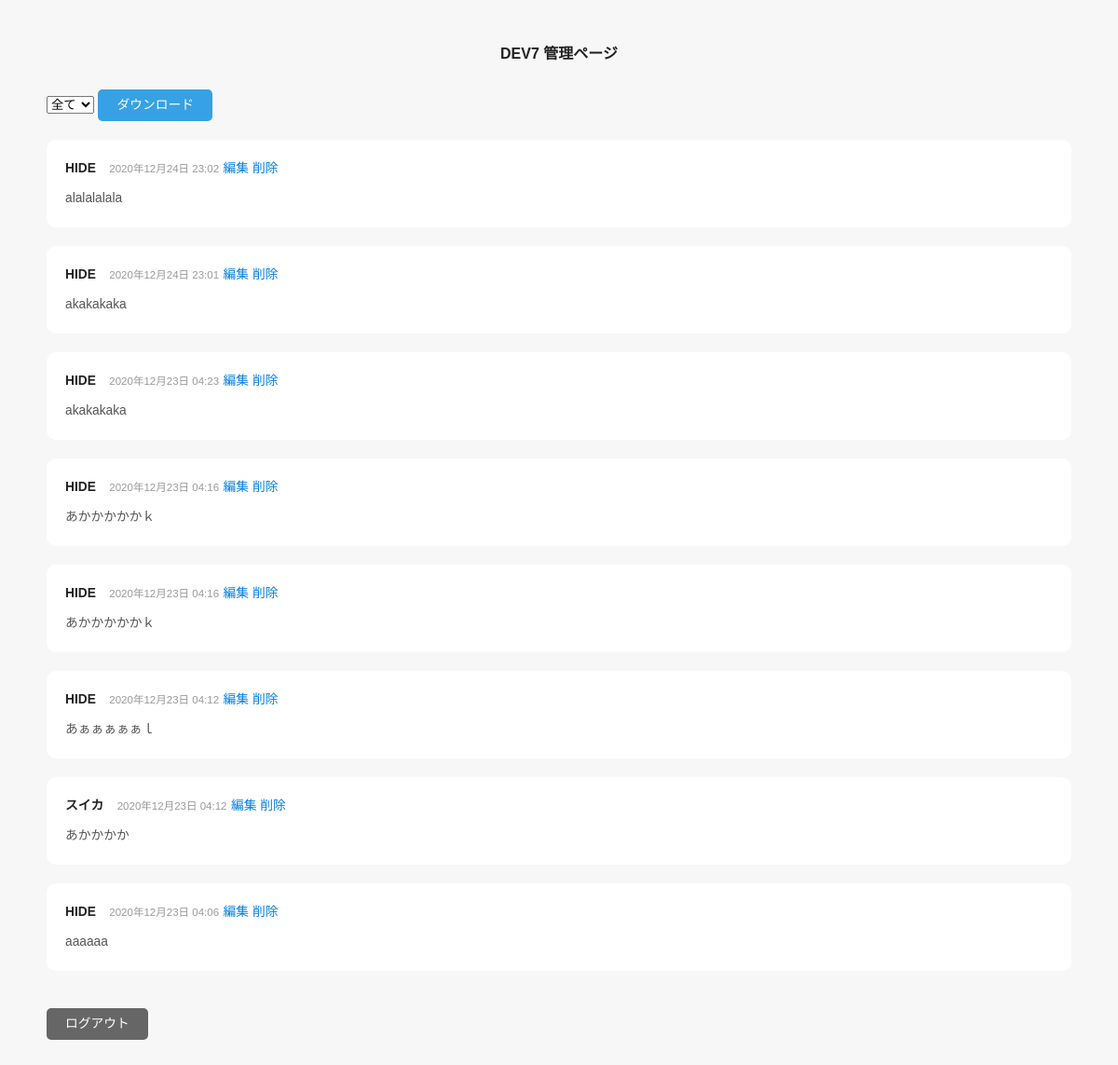
/admin.php (signed in), run on the app's committed database.
### tables this page shows
CREATE TABLE `message` (
  `id` int(11) NOT NULL,
  `name` varchar(100) NOT NULL,
  `message` text NOT NULL,
  `post_date` datetime NOT NULL
);

### admin.php (the view, shortened to what this page needs)
<?php
$message_array = array();
$error_message = array();
$mysqli = new mysqli(DB_HOST, DB_USER, DB_PASS, DB_NAME);
if ($mysqli->connect_errno) {
  $error_message[] = 'データの読み込みに失敗しました。 エラー番号 ' . $mysqli->connect_errno . ' : ' . $mysqli->connect_error;
} else {
  $sql = "SELECT id,name,message,post_date FROM message ORDER BY post_date DESC";
  $res = $mysqli->query($sql);
  if ($res) {
    $message_array = $res->fetch_all(MYSQLI_ASSOC);
  }
}
?>
<!DOCTYPE html>
<html lang="ja">
<head>
  <link rel="stylesheet" href="style.css">
</head>
<body>
  <h1>DEV7 管理ページ</h1>
  <section>
    <?php if (!empty($_SESSION['admin_login']) && $_SESSION['admin_login'] === true) : ?>
      <form method="get" action="./download.php">
        <select name="limit">
          <option value="">全て</option>
        </select>
        <input type="submit" name="btn_download" value="ダウンロード">
      </form>
      <?php if (!empty($message_array)) { ?>
        <?php foreach ($message_array as $value) { ?>
          <article>
            <div class="info">
              <h2><?php echo $value['name']; ?></h2>
              <time><?php echo date('Y年m月d日 H:i', strtotime($value['post_date'])); ?></time>
              <p><a href="edit.php?message_id=<?php echo $value['id']; ?>">編集</a> <a href="delete.php?message_id=<?php echo $value['id']; ?>">削除</a></p>
            </div>
            <p><?php echo nl2br($value['message']); ?></p>
          </article>
        <?php } ?>
      <?php } ?>
      <form method="get" action="">
        <input type="submit" name="btn_logout" value="ログアウト">
      </form>
    <?php endif; ?>
  </section>
</body>
</html>

### style.css (style rules this page uses)
html, body, div, span, object, iframe, h1, h2, h3, h4, h5, h6, p, blockquote, pre, abbr, address, cite, code, del, dfn, em, img, ins, kbd, q, samp, small, strong, sub, sup, var, b, i, dl, dt, dd, ol, ul, li, fieldset, form, label, legend, table, caption, tbody, tfoot, thead, tr, th, td, article, aside, canvas, details, figcaption, figure, footer, header, hgroup, menu, nav, section, summary, time, mark, audio, video { margin: 0; padding: 0; border: 0; outline: 0; font-size: 100%; vertical-align: baseline; background: transparent; }
body { line-height: 1; }
article, aside, details, figcaption, figure, footer, header, hgroup, menu, nav, section { display: block; }
a { margin: 0; padding: 0; font-size: 100%; vertical-align: baseline; background: transparent; }
input, select { vertical-align: middle; }
body { padding: 50px; font-size: 100%; font-family: 'ヒラギノ角ゴ Pro W3', 'Hiragino Kaku Gothic Pro', 'メイリオ', Meiryo, 'ＭＳ Ｐゴシック', sans-serif; color: #222; background: #f7f7f7; }
a { color: #007edf; text-decoration: none; }
h1 { margin-bottom: 30px; font-size: 100%; color: #222; text-align: center; }
input[type="submit"] { appearance: none; -webkit-appearance: none; padding: 10px 20px; color: #fff; font-size: 86%; line-height: 1.0em; cursor: pointer; border: none; border-radius: 5px; background-color: #37a1e5; }
input[name=btn_logout] { margin-top: 40px; background-color: #666; }
article { margin-top: 20px; padding: 20px; border-radius: 10px; background: #fff; }
.info { margin-bottom: 10px; }
.info h2 { display: inline-block; margin-right: 10px; color: #222; line-height: 1.6em; font-size: 86%; }
.info time { color: #999; line-height: 1.6em; font-size: 72%; }
.info p { display: inline-block; line-height: 1.6em; font-size: 86%; }
article p { color: #555; font-size: 86%; line-height: 1.6em; }

### data on the page
message: name "HIDE", post_date "2020年12月24日 23:02", message "alalalalala"
message: name "HIDE", post_date "2020年12月24日 23:01", message "akakakaka"
message: name "HIDE", post_date "2020年12月23日 04:23", message "akakakaka"
message: name "HIDE", post_date "2020年12月23日 04:16", message "あかかかかかｋ"
message: name "HIDE", post_date "2020年12月23日 04:16", message "あかかかかかｋ"
message: name "HIDE", post_date "2020年12月23日 04:12", message "あぁぁぁぁぁｌ"
message: name "スイカ", post_date "2020年12月23日 04:12", message "あかかかか"
message: name "HIDE", post_date "2020年12月23日 04:06", message "aaaaaa"
